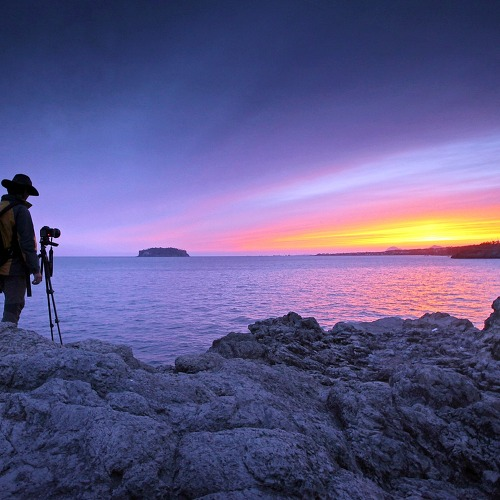
#> input picture image.jpg, 500 x 500 px
$ python wifi6_test.py
#> lines starting #> are read from the running program, lines starting #| are printed output that depends on the picture
## image encoding & decoding
import numpy as np
import cv2
import matplotlib.pyplot as plt
import math


def loadImage(file_name):
#> called with file_name = 'image.jpg'
    src = cv2.imread(file_name, cv2.IMREAD_COLOR)
#> src is the input picture: shape (500, 500, 3); mean B, G, R 136, 88.2, 94.4
    retval, buf = cv2.imencode('.jpg',src,[cv2.IMWRITE_WEBP_QUALITY, 100])
    return src,retval, buf

src, retval, buf = loadImage('image.jpg')
#> retval = True

def test():
    ## buf를 usrp에 보낼 수 있는 데이터로 변환
    ##
    flat_buf = buf.flatten()
    hex_buf = np.vectorize(hex)(flat_buf)
    binary_buf = np.vectorize(lambda x: bin(int(x,16)))(hex_buf)
    bit_arrays = np.array([list(format(int(binary, 2), '08b')) for binary in binary_buf])
    flat_bit_array = np.concatenate(bit_arrays)
    # 대괄호와 따옴표 제거하고 쉼표 추가하여 하나의 배열로 변환
    flat_bit_array = np.concatenate(bit_arrays).astype(np.uint8)

    zero_array = np.zeros(96, dtype=np.uint8)
    concatenated_array = np.concatenate([flat_bit_array, zero_array])

    data = np.array(concatenated_array).reshape(-1, 192)
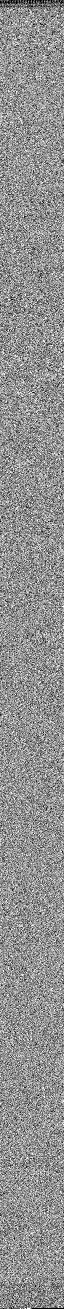
#> data: shape (3925, 192) (shown at 1/3 size); values 0 (black) and 1 (white), 56.8% white; black in thin lines or dots

    ## 데이터 만드는 for 문 // usrp 보내는 데이터 아님
    for i in range (len(data)):
        pilot = np.array([1,1,1,-1])*(1+0j)
        pi = [1,1,1,1,  -1,-1,-1,1,  -1,-1,-1,-1,  1,1,-1,1,  -1,-1,1,1,  -1,1,1,-1,  1,1,1,1,  1,1,-1,1,               1,1,-1,1,  1,-1,-1,1,  1,1,-1,1,  -1,-1,-1,1,  -1,1,-1,-1,  1,-1,-1,1,  1,1,1,1,  -1,-1,1,1,           -1,-1,1,-1,  1,-1,1,1,  -1,-1,-1,1,  1,-1,-1,-1,  -1,1,-1,-1,  1,-1,1,1,  1,1,-1,1,  -1,1,-1,1,             -1,-1,-1,-1,  -1,1,-1,1,  1,-1,1,-1,  1,1,1,-1,  -1,1,-1,-1,  -1,1,1,1,  -1,-1,-1,-1,  -1,-1,-1
        ,1,1,1,1,  -1,-1,-1,1,  -1,-1,-1,-1,  1,1,-1,1,  -1,-1,1,1,  -1,1,1,-1,  1,1,1,1,  1,1,-1,1,               1,1,-1,1,  1,-1,-1,1,  1,1,-1,1,  -1,-1,-1,1,  -1,1,-1,-1,  1,-1,-1,1,  1,1,1,1,  -1,-1,1,1,           -1,-1,1,-1,  1,-1,1,1,  -1,-1,-1,1,  1,-1,-1,-1,  -1,1,-1,-1,  1,-1,1,1,  1,1,-1,1,  -1,1,-1,1,             -1,-1,-1,-1,  -1,1,-1,1,  1,-1,1,-1,  1,1,1,-1,  -1,1,-1,-1,  -1,1,1,1,  -1,-1,-1,-1,  -1,-1,-1
        ,1,1,1,1,  -1,-1,-1,1,  -1,-1,-1,-1,  1,1,-1,1,  -1,-1,1,1,  -1,1,1,-1,  1,1,1,1,  1,1,-1,1,               1,1,-1,1,  1,-1,-1,1,  1,1,-1,1,  -1,-1,-1,1,  -1,1,-1,-1,  1,-1,-1,1,  1,1,1,1,  -1,-1,1,1,           -1,-1,1,-1,  1,-1,1,1,  -1,-1,-1,1,  1,-1,-1,-1,  -1,1,-1,-1,  1,-1,1,1,  1,1,-1,1,  -1,1,-1,1,             -1,-1,-1,-1,  -1,1,-1,1,  1,-1,1,-1,  1,1,1,-1,  -1,1,-1,-1,  -1,1,1,1,  -1,-1,-1,-1,  -1,-1,-1
        ,1,1,1,1,  -1,-1,-1,1,  -1,-1,-1,-1,  1,1,-1,1,  -1,-1,1,1,  -1,1,1,-1,  1,1,1,1,  1,1,-1,1,               1,1,-1,1,  1,-1,-1,1,  1,1,-1,1,  -1,-1,-1,1,  -1,1,-1,-1,  1,-1,-1,1,  1,1,1,1,  -1,-1,1,1,           -1,-1,1,-1,  1,-1,1,1,  -1,-1,-1,1,  1,-1,-1,-1,  -1,1,-1,-1,  1,-1,1,1,  1,1,-1,1,  -1,1,-1,1,             -1,-1,-1,-1,  -1,1,-1,1,  1,-1,1,-1,  1,1,1,-1,  -1,1,-1,-1,  -1,1,1,1,  -1,-1,-1,-1,  -1,-1,-1
            ]#앞에 signal filed의 pilot 1 빼고 시작
        # Mapping
        M = 4           # M=4 for 16-QAM
        mapping_table = {       # gray code mapping
            (0,0,0,0) : -3-3j,
            (0,0,0,1) : -3-1j,
            (0,0,1,0) : -3+3j,
            (0,0,1,1) : -3+1j,
            (0,1,0,0) : -1-3j,
            (0,1,0,1) : -1-1j,
            (0,1,1,0) : -1+3j,
            (0,1,1,1) : -1+1j,
            (1,0,0,0) :  3-3j,
            (1,0,0,1) :  3-1j,
            (1,0,1,0) :  3+3j,
            (1,0,1,1) :  3+1j,
            (1,1,0,0) :  1-3j,
            (1,1,0,1) :  1-1j,
            (1,1,1,0) :  1+3j,
            (1,1,1,1) :  1+1j
        }

        #gen 16_QAM
        ofdm = 64
        DATA = np.zeros(ofdm, np.complex128)

        data4 = np.array(data[1]).reshape(-1, 4)
        output_data = (1/math.sqrt(10))*np.array([mapping_table[tuple(row)] for row in data4])

        sc_data=np.array([-26,-25,-24,-23,-22, -20,-19,-18,-17,-16,-15,-14,-13,-12,-11,-10,-9,-8, -6,-5,-4,-3,-2,-1,
                            1,2,3,4,5,6,  8,9,10,11,12,13,14,15,16,17,18,19,20,  22,23,24,25,26])
        sc_pilot = np.array([-21,-7,7,21])

        DATA[sc_data] = output_data
        DATA[sc_pilot] = pi[i%127]*pilot

        #ifft
        #print(np.round(DATA,3))
        #print(len(DATA))
        FINAL_IFFT = np.fft.ifft(DATA)
        FINAL_IFFT = np.hstack((FINAL_IFFT[-16:],np.tile(FINAL_IFFT,2)))[:81]
        FINAL_IFFT[0]/=2; FINAL_IFFT[-1]/=2
        #print(np.round(FINAL_IFFT,3))
        if i == 0:
            USRP = FINAL_IFFT
        else :
            USRP = np.hstack([USRP, FINAL_IFFT])

    zero_array = np.zeros(475, dtype=np.uint8)
    USRP_1 = np.concatenate([USRP, zero_array])
    USRP_2 = np.array(USRP_1).reshape(-1, 1600)
    ## buf array를 usrp로 보내고 다시 받아야 한다
    L = np.load('pre.npy')
#> (reads pre.npy from the repository)

    for i in range (len(USRP_2)):
        usrp = np.hstack([L,USRP_2[i]])
        if i == 0:
            USRP_sd = usrp
        else :
            USRP_sd = np.vstack((USRP_sd, usrp.reshape(1, -1)))
    return USRP_sd.reshape(-1)

if __name__ == '__main__':
    test = test()
    print(test.shape)
#| (398000,)
